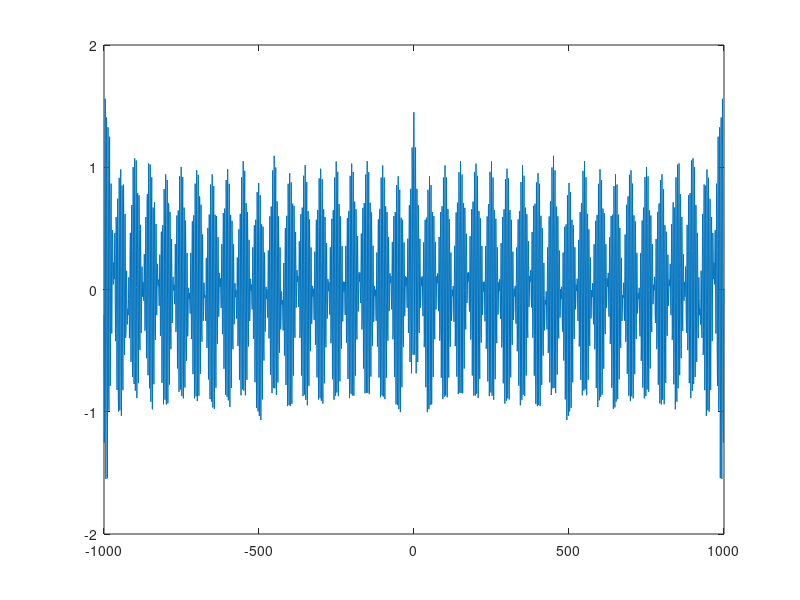
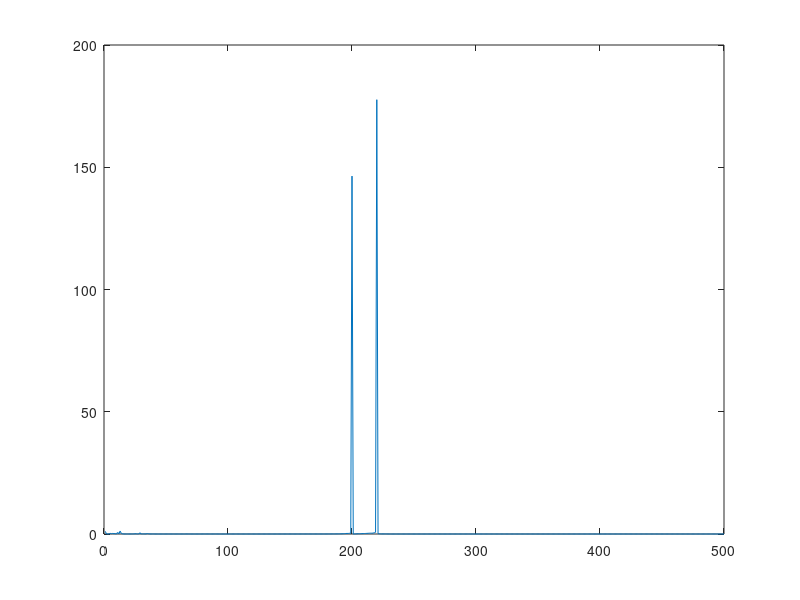
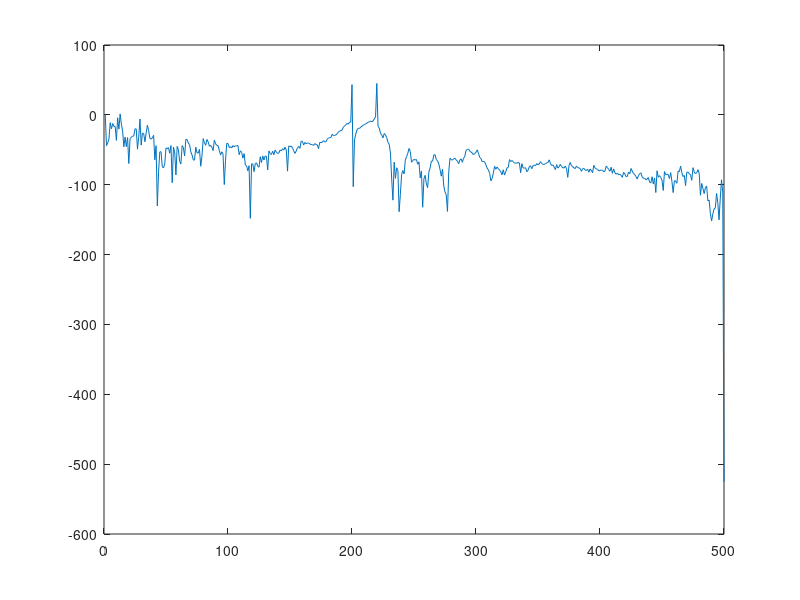

These figures' MATLAB source, in order:
% Ve uoc luong ham tu tuong quan va correlogram, uoc luong khong chech

clear
close all
clc
load myfile.mat xx

N=1001;
T=0.001;

tt=xx(1,:);
yy=xx(2,:);

for m=1:N
    s(m)=0;
    for k=1:(N-m+1)
        s(m)=s(m) + yy(k)*yy(k+m-1);
    end
    r(m)=s(m)/(N-m+1);
end

for m=1001:2001
    rr(m)=r(m-1000);
end

for m=1:1000
    rr(m)=rr(2001-m);
end

mm=-1000:1000;
figure
plot(mm,rr);

% Ve correlogram

for f=1:500
    s(f)=0;
    for k=1:2001
        s(f)=s(f)+rr(k)*exp(-1i*2*pi*f*T*(k-1001));
    end
    P_COR(f)=T*(abs(s(f)).^2);
end


figure
ff=1:500;
plot(ff,P_COR);

P_COR_3db=20*log10(P_COR);
figure
plot(ff,P_COR_3db);